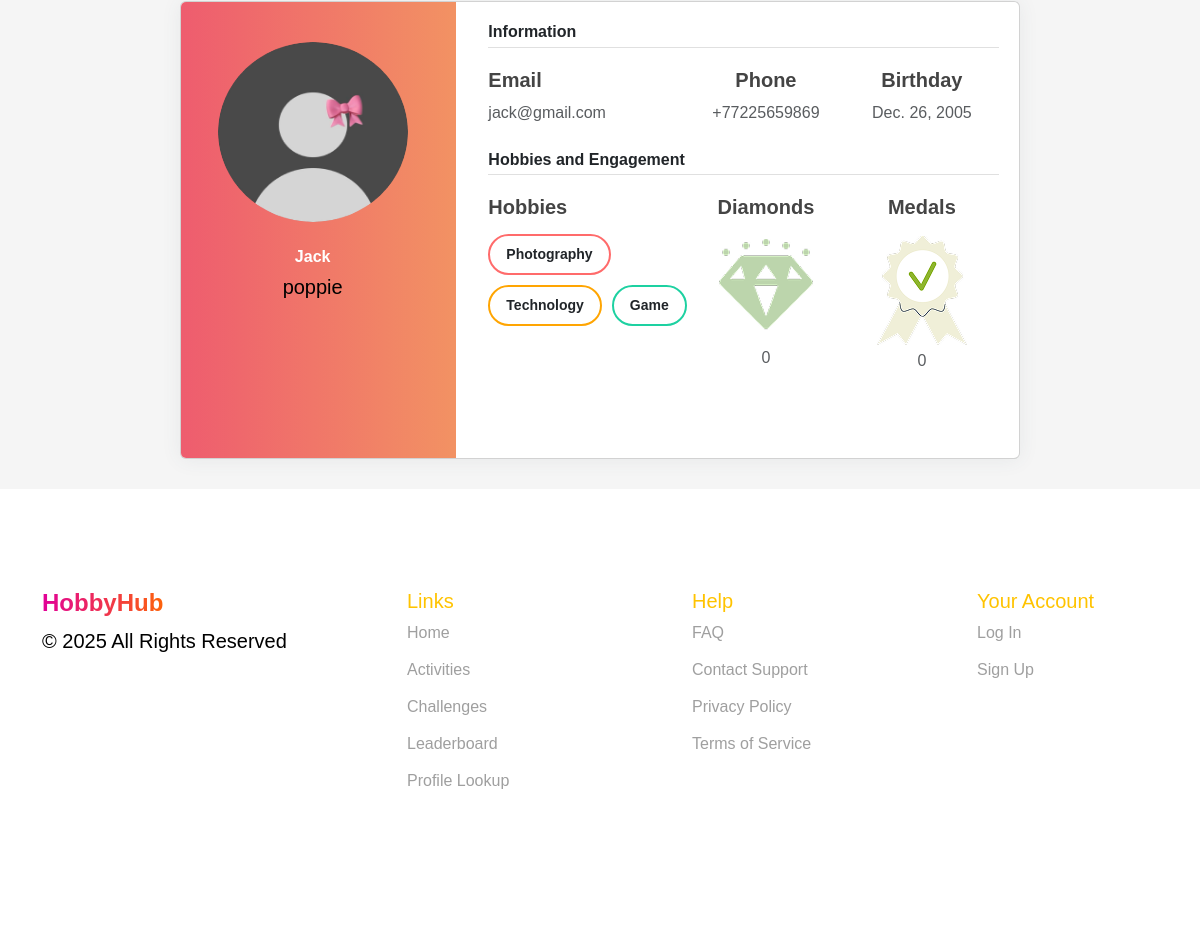
The page /organizer_profile_lookup/ (lower part) on the database as committed earlier.
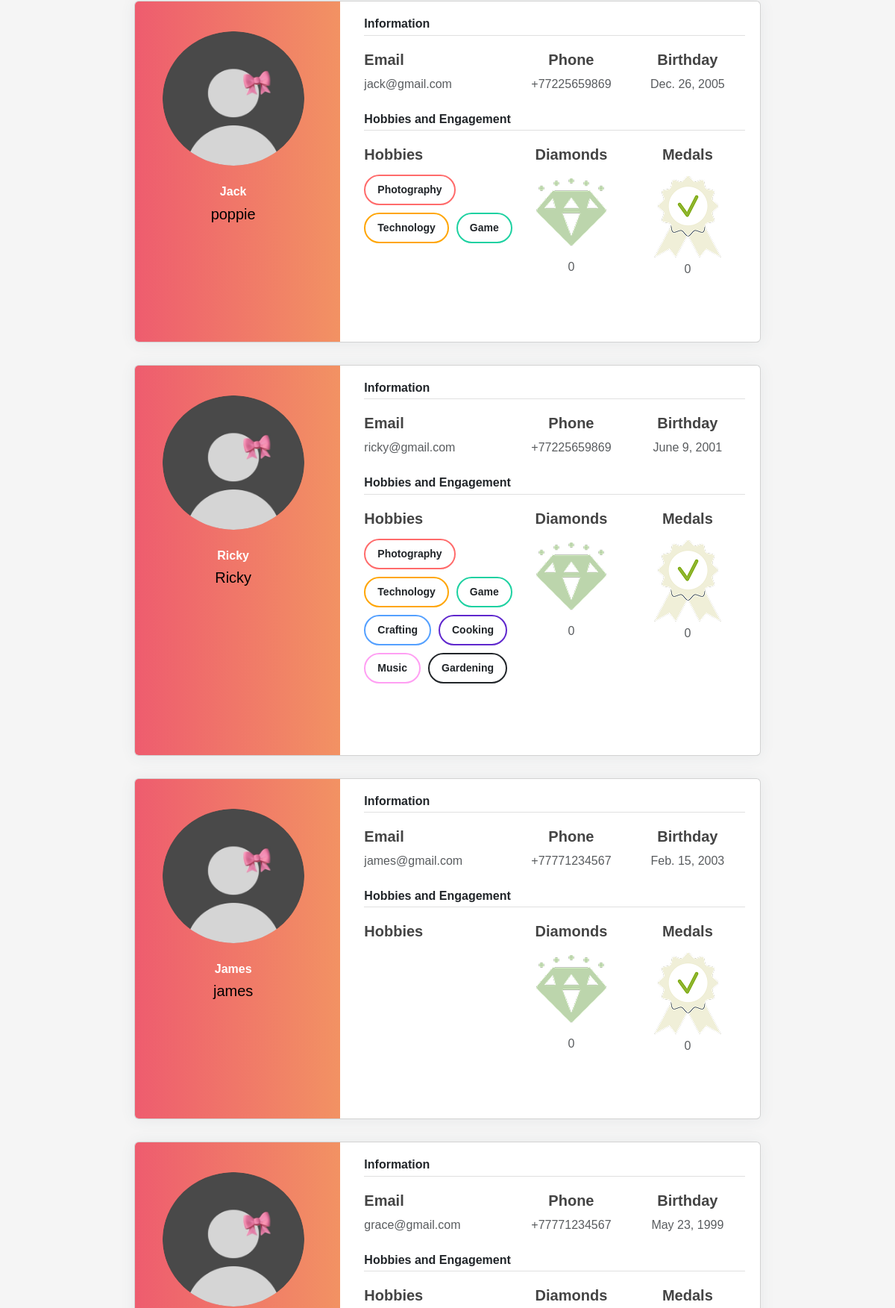
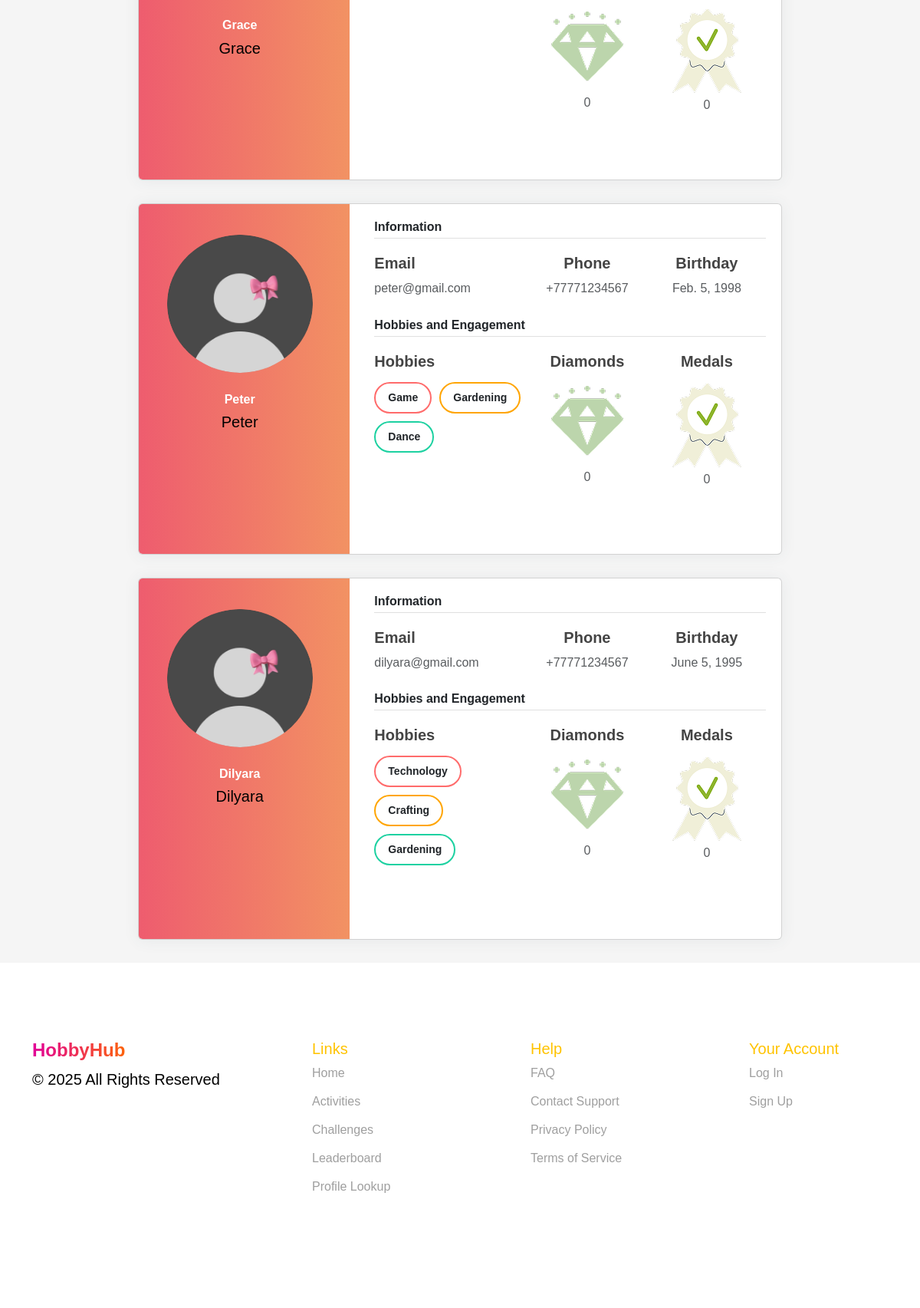
The same page on the database as committed later (2 pictures, top to bottom).
### events/models.py (models this page shows, shortened)
class Employee(models.Model):
    nickname = models.CharField(max_length=100, primary_key=True, verbose_name="Nickname")
    name = models.CharField(max_length=255, verbose_name="Name")
    last_name = models.CharField(max_length=255, verbose_name="Last Name")
    number = models.CharField(max_length=20, verbose_name="Number")
    join_date = models.DateField(verbose_name="Join Date")
    date_of_birth = models.DateField(null=True, blank=True, verbose_name="Date of Birth")
    receive_sms_notifications = models.BooleanField(default=True, verbose_name="Receive SMS Notifications")
    receive_email_notifications = models.BooleanField(default=True, verbose_name="Receive Email Notifications")
    receive_reminders = models.BooleanField(default=True, verbose_name="Receive Reminders")
    social_id = models.CharField(max_length=255, blank=True, null=True)  # ID из социальной сети
    social_provider = models.CharField(max_length=50, blank=True, null=True)  # Провайдер (Google, Facebook и т.д.)
    company = models.ForeignKey(
        Company,
        to_field='company_id',
        on_delete=models.CASCADE,
        verbose_name="Company"
    )
    gender = models.CharField(max_length=10, choices=[('Male', 'Male'), ('Female', 'Female')], verbose_name="Gender")
    mail = models.EmailField(unique=True, verbose_name="Email")
    password = models.CharField(max_length=255, verbose_name="Password")
    is_approved = models.BooleanField(default=False, verbose_name="Approved")
    profile_photo = models.ImageField(upload_to='profile_photos/', null=True, blank=True, verbose_name="Profile Photo")
    hobbies = models.ManyToManyField(Hobby, blank=True, related_name='employees')
    diamonds = models.IntegerField(default=0, verbose_name="Diamonds")

class Hobby(models.Model):
    name = models.CharField(max_length=100, unique=True, verbose_name="Hobby Name")

### events/views.py (the view, shortened to what this page needs)
# urls.py: path('organizer_profile_lookup/', organizer_profile_lookup, name='organizer_profile_lookup'),
def organizer_profile_lookup(request):
    employees = Employee.objects.filter(is_approved=True)
    nickname = request.session.get("nickname")
    if not nickname:
        return render(request, 'organizer_profile_lookup.html', {'employees': employees, 'error': "User not found."})

### events/templates/organizer_profile_lookup.html (shortened to what the changed rows need)
{% extends "organizer_base.html" %}
{% load static %}
{% block extra_css %}
    <link rel="stylesheet" href="{% static 'css/organizer-styles.css' %}">
    <link rel="stylesheet" href="{% static 'css/profile_lookup.css' %}">
    <link rel="stylesheet" href="{% static 'css/sass_styles.css' %}">
    <link rel="stylesheet" href="https://cdn.jsdelivr.net/npm/bootstrap@5.3.0/dist/css/bootstrap.min.css">
    <link rel="stylesheet" href="{% static 'css/organizer-styles.css' %}">
    <link href="https://fonts.cdnfonts.com/css/gilroy-bold" rel="stylesheet">
    <link rel="stylesheet" href="https://cdn.jsdelivr.net/npm/swiper/swiper-bundle.min.css">
    {% endblock %}
{% block content %}
<section class="profile_lookup">
    <div class="profiles">
        <div class="cards">
            {% for employee in employees %}
            <div class="card user-card-full">
                <div class="row m-l-0 m-r-0">
                    <div class="col-sm-4 bg-c-lite-green user-profile">
                        <div class="card-block text-center text-white">
                            <div class="m-b-25">
                                <img src="{% if employee.profile_photo %}{{ employee.profile_photo.url }}{% else %}{% static 'images/profile_photo.png' %}{% endif %}" class="img-radius" alt="User-Profile-Image">
                            </div>
                            <h6 class="f-w-600">{{ employee.name }}</h6>
                            <p>{{ employee.nickname }}</p>
                        </div>
                    </div>
                    <div class="col-sm-8">
                        <div class="card-block">
                            <h6 class="m-b-20 p-b-5 b-b-default f-w-600">Information</h6>
                            <div class="row">
                                <div class="col-sm-5">
                                    <p class="m-b-10 f-w-600">Email</p>
                                    <h6 class="text-muted f-w-400">{{ employee.mail }}</h6>
                                </div>
                                <div class="col-sm-3">
                                    <p class="m-b-10 f-w-600">Phone</p>
                                    <h6 class="text-muted f-w-400">{{ employee.number }}</h6>
                                </div>
                                <div class="col-sm-4">
                                    <p class="m-b-10 f-w-600">Birthday</p>
                                    <h6 class="text-muted f-w-400">{{ employee.date_of_birth }}</h6>
                                </div>
                            </div>
                            <h6 class="m-b-20 m-t-40 p-b-5 b-b-default f-w-600">Hobbies and Engagement</h6>
                            <div class="row">
                                <div class="col-sm-5">
                                    <p class="m-b-10 f-w-600" style="padding-bottom: 4px;">Hobbies</p>
                                    <ul class="listed">
                                        {% for hobby in employee.hobbies.all %}
                                            <li>{{ hobby.name }}</li>
                                        {% endfor %}
                                    </ul>
                                </div>
                                <div class="col-sm-3">
                                    <p class="m-b-10 f-w-600">Diamonds</p>
                                    <img src="{% static 'images/sp_diamond.png' %}" class="img_diamond">
                                    <h6 class="text-muted f-w-400">{{ employee.diamonds }}</h6>
                                </div>
                                <div class="col-sm-4">
                                    <p class="m-b-10 f-w-600">Medals</p>
                                    <img src="{% static 'images/medal.png' %}" class="img_medal">
                                    <h6 class="text-muted f-w-400">{{ employee.diamonds }}</h6>
                                </div>
                            </div>
                            <ul class="social-link list-unstyled m-t-40 m-b-10">
                                <li></li>
                                <li><a href="#!" data-toggle="tooltip" data-placement="bottom" title="" data-original-title="twitter" data-abc="true"></a></li>
                                <li></li>
                            </ul>
                        </div>
                    </div>
                </div>
        </div>
            {% endfor %}
        </div>
    </div>
</section>
{% endblock %}

Rows that differ between the two databases and show on the page:
added Employee: name "Ricky", nickname "Ricky", mail "ricky@gmail.com", number "+77225659869", date_of_birth "June 9, 2001", diamonds "0", Hobby (name "Photography"), Hobby (name "Technology"), Hobby (name "Game")
now on this page (row unchanged): Hobby: name "Crafting"
now on this page (row unchanged): Hobby: name "Cooking", shown under "Ricky"
now on this page (row unchanged): Hobby: name "Music", shown under "Ricky"
now on this page (row unchanged): Hobby: name "Gardening"
added Employee: name "James", nickname "james", mail "james@gmail.com", number "+77771234567", date_of_birth "Feb. 15, 2003", diamonds "0"
added Employee: name "Grace", nickname "Grace", mail "grace@gmail.com", number "+77771234567", date_of_birth "May 23, 1999", diamonds "0"
added Employee: name "Peter", nickname "Peter", mail "peter@gmail.com", number "+77771234567", date_of_birth "Feb. 5, 1998", diamonds "0", Hobby (name "Game")
now on this page (row unchanged): Hobby: name "Dance", shown under "Peter"
added Employee: name "Dilyara", nickname "Dilyara", mail "dilyara@gmail.com", number "+77771234567", date_of_birth "June 5, 1995", diamonds "0", Hobby (name "Technology")
